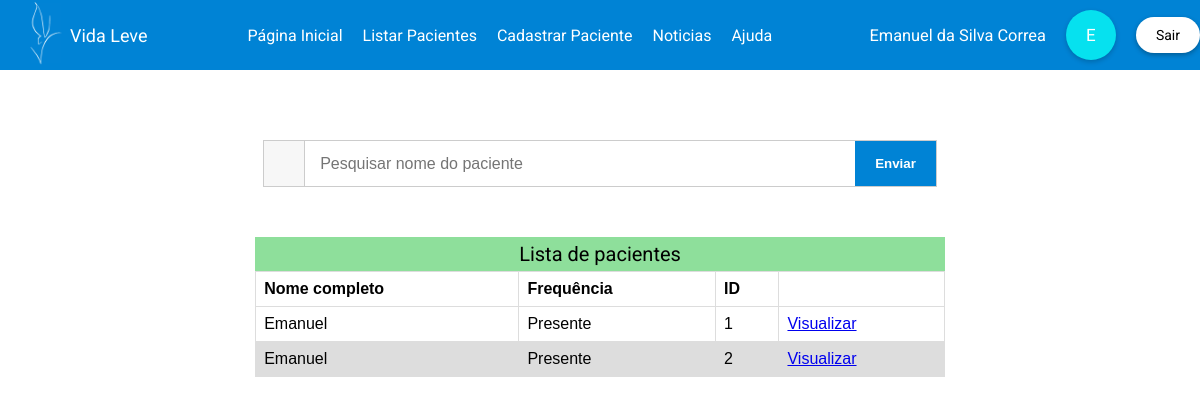
Page /?page=listar-pacientes (signed in) on the earlier database version.
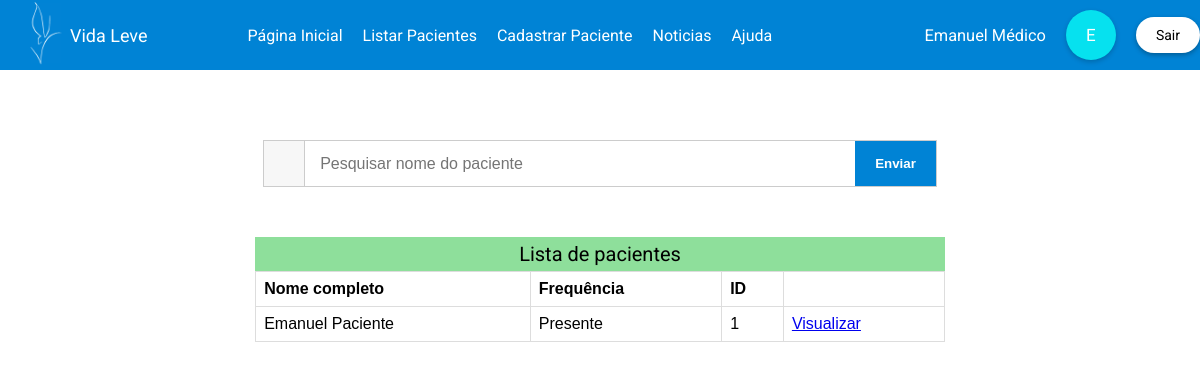
Same page on the later database version.
### tables this page shows
CREATE TABLE IF NOT EXISTS `pacientes` (
  `id` int(11) NOT NULL AUTO_INCREMENT,
  `foto` text DEFAULT NULL,
  `nome` varchar(100) NOT NULL,
  `cpf` varchar(100) NOT NULL,
  `email` varchar(100) NOT NULL,
  `altura` int(11) NOT NULL DEFAULT 0,
  `peso` int(11) NOT NULL DEFAULT 0,
  `imc` varchar(100) NOT NULL,
  `idade` int(11) NOT NULL,
  `genero` varchar(50) NOT NULL,
  `criado_em` datetime NOT NULL DEFAULT current_timestamp(),
  `atualizado_em` datetime NOT NULL DEFAULT current_timestamp(),
  PRIMARY KEY (`id`)
);

### classes/Database.php (called while the page is built, shortened)
<?php
class Database {
    protected $conn, $stmt, $sql;
    public function __construct()
    {
        $conn = new PDO('mysql:host=localhost;dbname=vidaleve', 'root', '');
        $this->conn = $conn;
    }
    protected function setSql($sql)
    {
        return $this->sql = $sql;
    }
    protected function getSql()
    {
        return $this->sql;
    }
}

### model/Paciente.php (called while the page is built, shortened)
<?php
class Paciente extends Database
{
    public function fetchAll()
    {
        try {
            $this->stmt = $this->conn->prepare($this->getSql());
            $this->stmt->execute();
            if ($this->stmt->rowCount() > 0) {
                return $this->stmt->fetchAll(PDO::FETCH_ASSOC);
            } else {
                return [];
            }
        } catch (\PDOException $ex) {
            echo $ex->getMessage();
        }
    }
}

### views/listar-pacientes/main.php (the view, shortened to what this page needs)
<?php
$paciente = new Paciente();
$pacientes = $paciente->fetchAll();
?>
<main class="main-lista-pacientes general">
    <div class="container">
        <div class="content">
            <form action="#" class="search-paciente">
            <div class="input">
                <i class="fa-solid fa-magnifying-glass"></i>
                <input type="search" name="search" id="search" placeholder="Pesquisar nome do paciente" autocomplete="off">
                <button type="submit">Enviar</button>
            </div>
            </form>
            <div class="paciente-list">
            <h1>Lista de pacientes</h1>
            <table>
                <thead>
                <tr>
                    <th>Nome completo</th>
                    <th>Frequência</th>
                    <th>ID</th>
                    <th></th>
                </tr>
                </thead>
                <tbody>
                    <?php foreach($pacientes as $pacienteData): ?>
                        <tr>
                            <td><?= $pacienteData['nome'] ?></td>
                            <td>Presente</td>
                            <td><?= $pacienteData['id'] ?></td>
                            <td>
                                <a href="?page=paciente&action=exames&id=<?= $pacienteData['id'] ?>">Visualizar</a>
                            </td>
                        </tr>
                    <?php endforeach; ?>
                </tbody>
            </table>
            </div>
        </div>
    </div>
</main>

### index.php (shortened to what this page needs)
<?php
$page = isset($_GET['page']) ? $_GET['page'] : 'home';
$action = isset($_GET['action']) ? $_GET['action'] : 'main';
?>
<!DOCTYPE html>
<html lang="pt-BR">
  <head>
      <link rel="stylesheet" href="assets/css/styles.css">
      <link rel="stylesheet" href="assets/css/listar-pacientes.css">
      <link rel="stylesheet" href="assets/css/cadastrar-paciente.css">
      <link rel="stylesheet" href="assets/css/anamnese-geral.css">
      <link rel="stylesheet" href="assets/css/home.css">
      <link rel="stylesheet" href="assets/css/login.css">
      <link rel="stylesheet" href="assets/css/noticias.css">
  </head>
  <body>
      <?php !str_contains('login', $page) && require_once('views/header.php'); ?>
      <?php file_exists("views/{$page}/{$action}.php") && require_once("views/{$page}/{$action}.php") ?>
  </body>
</html>

### views/header.php
<header class="navbar">
    <div class="container">
        <div>
            <div class="logo">
                <img src="assets/images/logo-vidaleve.png" alt="Logo">
                <p>Vida Leve</p>
            </div>
            <div class="nav-links">
                <ul>
                    <li>
                        <a href="?page=home">Página Inicial</a>
                    </li>
                    <li>
                        <a href="?page=listar-pacientes">Listar Pacientes</a>
                    </li>
                    <li>
                        <a href="?page=cadastrar-paciente">Cadastrar Paciente</a>
                    </li>
                    <li>
                        <a href="?page=noticias">Noticias</a>
                    </li>
                    <li>
                        <a href="#">Ajuda</a>
                    </li>
                </ul>
            </div>
        </div>
        <div class="user">
            <h3><?= $_SESSION['user']['nome']; ?></h3>
            <?php if (!$_SESSION['user']['foto']) : ?>
                <span><?= substr($_SESSION['user']['nome'], 0, 1); ?></span>
            <?php else : ?>
                <img style="width: 45px; height: 45px; border-radius: 50%; box-shadow: 0px 2px 0.5rem rgb(0 0 0 / 30%);" src="<?= $_SESSION['user']['foto'] ?>">
            <?php endif; ?>
            <a href="?page=login&action=main&logout=true">Sair</a>
        </div>
    </div>
</header>

### assets/css/styles.css (style rules this page uses)
* { margin: 0; padding: 0; box-sizing: border-box; }
:root { --blue-primary: #0083D5; --blue-dark: #0163a0; --green-primary: #8EDF9B; }
html { font-size: 62.5%; font-family: 'Roboto'; }
.general .container { display: flex; }
.general .content { flex: 1; padding: 2rem; }
.container { width: 1500px; margin: 0 auto; }
.navbar { display: flex; height: 70px; background-color: var(--blue-primary); }
.navbar .container { display: flex; align-items: center; justify-content: space-between; }
.navbar .container > div { display: flex; }
.navbar .logo { display: flex; align-items: center; }
.navbar .logo img { width: 90px; }
.navbar .logo p { color: #fff; font-size: 1.8rem; margin-left: -2rem; }
.navbar .nav-links { display: flex; margin-left: 10rem; }
.navbar .nav-links ul { display: flex; align-items: center; list-style: none; gap: 2rem; font-size: 1.6rem; }
.navbar .nav-links ul li a { text-decoration: none; color: #fff; }
.navbar .user { display: flex; align-items: center; gap: 2rem; font-size: 1.4rem; }
.navbar .user h3 { color: #fff; font-weight: normal; }
.navbar .user span { width: 50px; height: 50px; font-size: 1.7rem; display: flex; align-items: center; justify-content: center; background-color: #06E1EF; border-radius: 50%; color: #fff; box-shadow: 0px 2px 0.5rem rgba(0, 0, 0, 0.2); cursor: pointer; }
.navbar .user a { padding: 1rem 2rem; border-radius: 20px; box-shadow: 0px 2px 0.5rem rgba(0, 0, 0, 0.3); cursor: pointer; transition: 0.3s ease all; background-color: #fff; text-decoration: none; color: #000; display: flex; align-items: center; gap: 1rem; }
@media screen and (max-width: 1400px) { .container { width: 1200px; } }

### assets/css/listar-pacientes.css (style rules this page uses)
.main-lista-pacientes .content { display: flex; flex-direction: column; align-items: center; }
.main-lista-pacientes .search-paciente { margin-top: 5rem; display: flex; align-items: center; justify-content: center; }
.search-paciente .input { display: flex; align-items: center; border: 1px solid #ccc; }
.search-paciente .input i { font-size: 1.6rem; border-right: 1px solid #ccc; height: 45px; display: flex; align-items: center; justify-content: center; padding: 0 2rem; cursor: pointer; background-color: rgb(247, 247, 247); }
.search-paciente .input input { width: 550px; height: 45px; padding-left: 15px; outline: 0; font-size: 1.6rem; border: none; }
.search-paciente .input button { height: 45px; padding: 0 2rem; outline: 0; border: none; cursor: pointer; background-color: var(--blue-primary); color: #fff; font-weight: bold; }
.paciente-list { margin-top: 5rem; }
.paciente-list h1 { background-color: #8EDF9B; font-weight: normal; width: 689.75px; text-align: center; padding: 0.5rem 0; }
.paciente-list table { font-family: arial, sans-serif; border-collapse: collapse; width: 100%; font-size: 1.6rem; }
.paciente-list table td, .paciente-list table th { border: 1px solid #dddddd; text-align: left; padding: 8px; }
.paciente-list table tr:nth-child(even) { background-color: #dddddd; }

Differences in the rows shown:
removed pacientes: nome "Emanuel", id "2"
changed pacientes id 1: nome "Emanuel" → "Emanuel Paciente"
Other differences:
$_SESSION['user']['nome']: "Emanuel da Silva Correa" → "Emanuel Médico"
